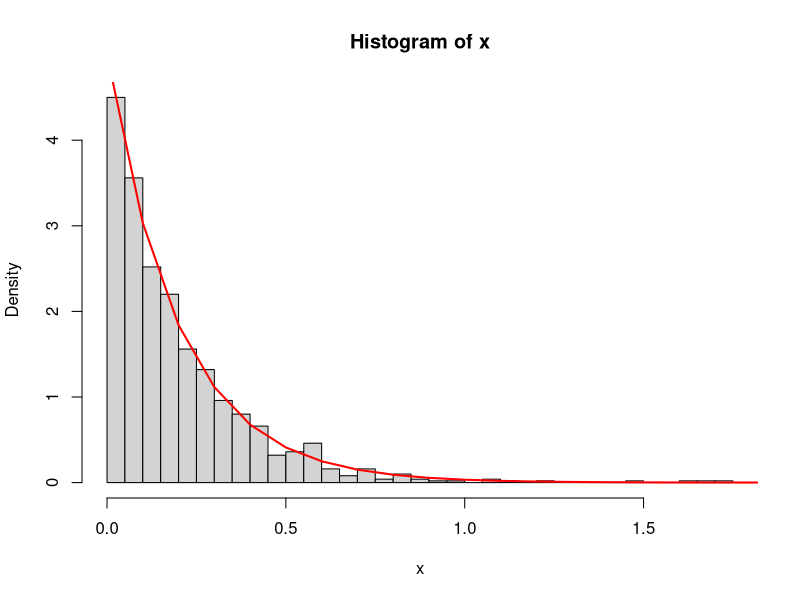
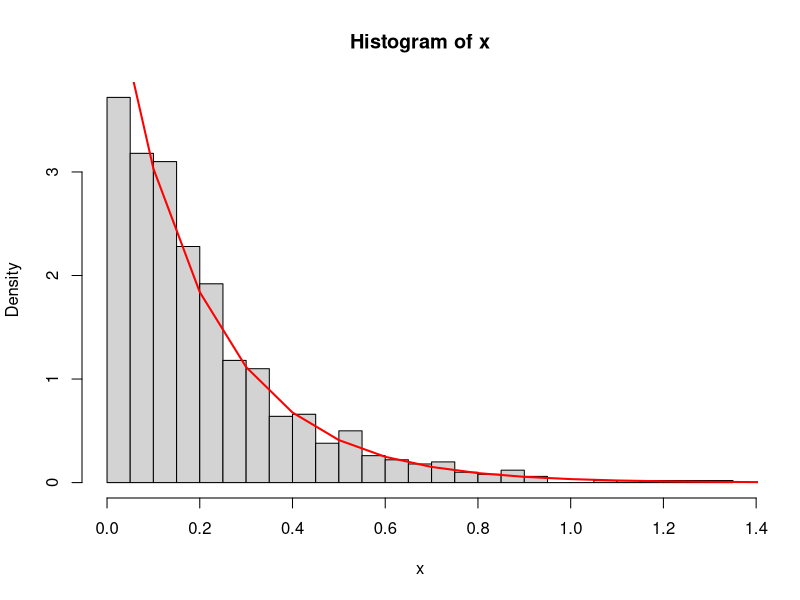
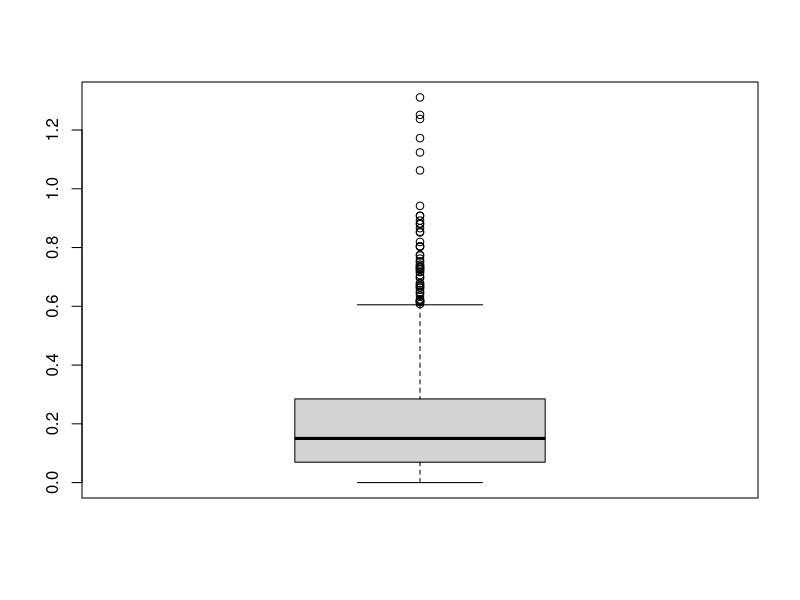
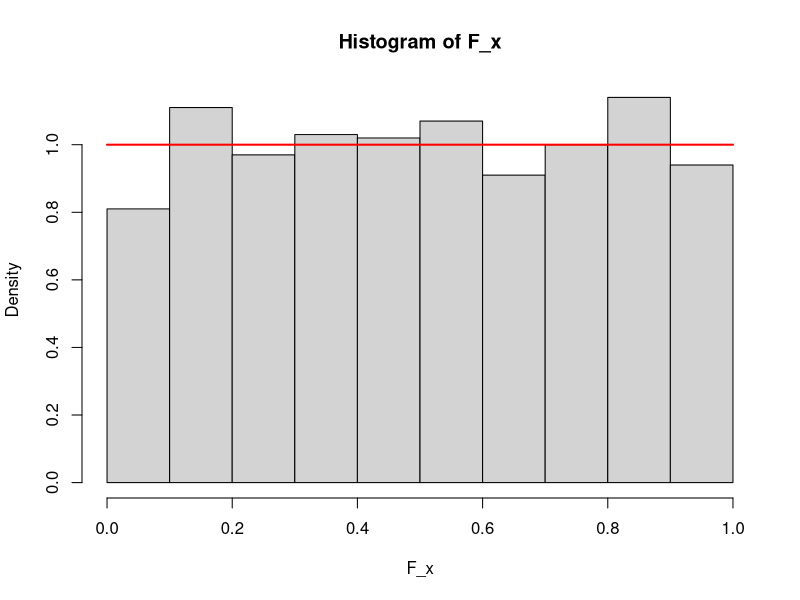
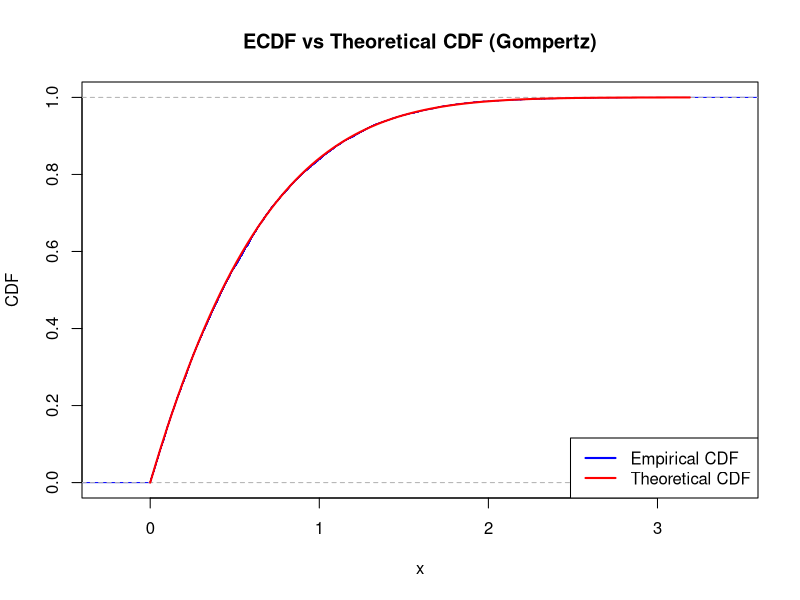

The R source for these figures, in order:

# Data Generation ---------------------------------------------------------
#Probability Integral Transform 
#Exponential density with parameter 5 
u <- runif(1000, 0, 1 )
x <- (-1/5)* log(1-u)
print(x)
hist(x, breaks= 25, probability = TRUE)
curve(dexp(x,5),xlim=c(0,10),add=TRUE,col = "red",
      lwd = 2)

#Using for loop 
n <- 1000
x <- numeric(n)
for (i in 1:n ){
  u <- runif(1, 0, 1)
  x[i] <- (-1/5)* log(1-u)
}
print(x)
hist(x, breaks= 25, probability = TRUE)
curve(dexp(x,5),xlim=c(0,10),add=TRUE,col = "red",
      lwd = 2)

#Summary of the data
mean(x)
var(x)
median(x)
min(x)
max(x)
summary(x)

boxplot(x)

# Converse of Probability Integral Transform
x <- rexp(1000, rate=1)
F_x <- 1- exp(-x)
hist(F_x,probability = TRUE)
curve(dunif(x,0,1),xlim=c(0,1),add=TRUE,col = "red",
      lwd = 2)
 

# Q. Calculate the probability P(0 < X < 1), when x follows exp(5)
#P(0 < X < 1)??
n <- 1000
x <- rexp(n, 5) # Generate 'n' random sample from exp(5) distribution

integrand <- function(x) {5 * exp(-5*x)}  # Density of exp(5)
p_true <- integrate(integrand, lower = 0, upper = 1)

c=0
for (i in 1:n){
  if (x[i]>0  & x[i]< 1){
    c <- c + 1
  }
}
p_hat <- c / n




# Sample Questions --------------------------------------------------------

### Generate data from Gompertz Distribution and Probability Estimation
### Parameters
a <- 0.4
b <- 1.5
n <- 10000

### Inverse CDF (Integral Transform Method)
# CDF: F(x) = 1 - exp(-(b/a)*(exp(a*x) - 1))
# Solve F(x) = u for x:
# exp(a*x) = 1 - (a/b)*log(1-u)
# x = (1/a) * log( 1 - (a/b)*log(1-u) )

rgompertz <- function(n, a, b) {
  u <- runif(n)
  x <- (1/a) * log(1 - (a/b) * log(1 - u)) # Inverse of the distribution function
  return(x)
}

### 1. Generate 10,000 samples
X <- rgompertz(n, a, b)

### 2. Estimate P(X > 3 | X > 2)
prob_estimate <- mean(X > 3 & X > 2) / mean(X > 2)
prob_estimate


### 3. Plot ECDF and theoretical CDF
# Theoretical CDF
F_theoretical <- function(x) {
  1 - exp( -(b/a) * (exp(a*x) - 1) )
}

# Plot empirical CDF
plot(ecdf(X), main = "ECDF vs Theoretical CDF (Gompertz)",
     xlab = "x", ylab = "CDF", col = "blue")

# Add theoretical CDF
curve(F_theoretical, from = 0, to = max(X),
      add = TRUE, col = "red", lwd = 2)

legend("bottomright", legend = c("Empirical CDF", "Theoretical CDF"),
       col = c("blue", "red"), lwd = 2)
